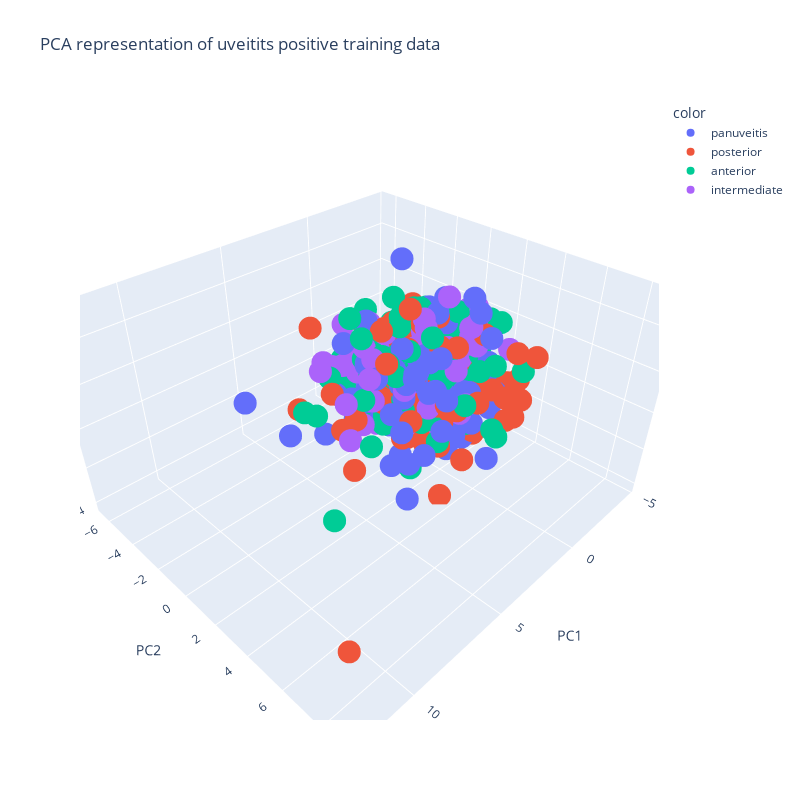

Here is the notebook cell this chart was saved with:
### Markdown cell above
## 3-Dimensional Data Representation

### Code cell
from sklearn.decomposition import PCA
import plotly.express as px

pca = PCA(n_components=3)
pipeline = Pipeline(steps=[('prep', USE_IMPUTER),('pca',pca)])
X_pca = pipeline.fit_transform(X_train)
X_pca = pd.DataFrame(X_pca)
fig = px.scatter_3d(X_pca, x=0, y=1, z=2, color = y_train.values,
                   title="PCA representation of uveitits positive training data", labels={"0":"PC1","1":"PC2","2":"PC3"}, opacity=1,
                   width=800, height=800, size_max=.5)
fig.show()
print(f'Retained Variance: {round(sum(pipeline["pca"].explained_variance_ratio_)*100,2)} %')

### Figure 1 — Plotly figure (JSON) as saved in the notebook; plotly's stock layout.template omitted (floating-point values rounded to 4 significant figures; data arrays with more than 128 entries replaced by an {"elided": "..."} marker saying what was removed)
{"data": [{"hovertemplate": "color=panuveitis<br>PC1=%{x}<br>PC2=%{y}<br>PC3=%{z}<extra></extra>", "legendgroup": "panuveitis", "marker": {"color": "#636efa", "opacity": 1, "symbol": "circle"}, "mode": "markers", "name": "panuveitis", "scene": "scene", "showlegend": true, "type": "scatter3d", "x": {"elided": "165 float values"}, "y": {"elided": "165 float values"}, "z": {"elided": "165 float values"}}, {"hovertemplate": "color=posterior<br>PC1=%{x}<br>PC2=%{y}<br>PC3=%{z}<extra></extra>", "legendgroup": "posterior", "marker": {"color": "#EF553B", "opacity": 1, "symbol": "circle"}, "mode": "markers", "name": "posterior", "scene": "scene", "showlegend": true, "type": "scatter3d", "x": {"elided": "182 float values"}, "y": {"elided": "182 float values"}, "z": {"elided": "182 float values"}}, {"hovertemplate": "color=anterior<br>PC1=%{x}<br>PC2=%{y}<br>PC3=%{z}<extra></extra>", "legendgroup": "anterior", "marker": {"color": "#00cc96", "opacity": 1, "symbol": "circle"}, "mode": "markers", "name": "anterior", "scene": "scene", "showlegend": true, "type": "scatter3d", "x": {"elided": "167 float values"}, "y": {"elided": "167 float values"}, "z": {"elided": "167 float values"}}, {"hovertemplate": "color=intermediate<br>PC1=%{x}<br>PC2=%{y}<br>PC3=%{z}<extra></extra>", "legendgroup": "intermediate", "marker": {"color": "#ab63fa", "opacity": 1, "symbol": "circle"}, "mode": "markers", "name": "intermediate", "scene": "scene", "showlegend": true, "type": "scatter3d", "x": {"elided": "132 float values"}, "y": {"elided": "132 float values"}, "z": {"elided": "132 float values"}}], "layout": {"height": 800, "legend": {"title": {"text": "color"}, "tracegroupgap": 0}, "scene": {"aspectmode": "auto", "aspectratio": {"x": 1.258, "y": 1.13, "z": 0.7039}, "domain": {"x": [0, 1], "y": [0, 1]}, "xaxis": {"title": {"text": "PC1"}, "type": "linear"}, "yaxis": {"title": {"text": "PC2"}, "type": "linear"}, "zaxis": {"title": {"text": "PC3"}, "type": "linear"}}, "title": {"text": "PCA representation of uveitits positive training data"}, "width": 800}}
